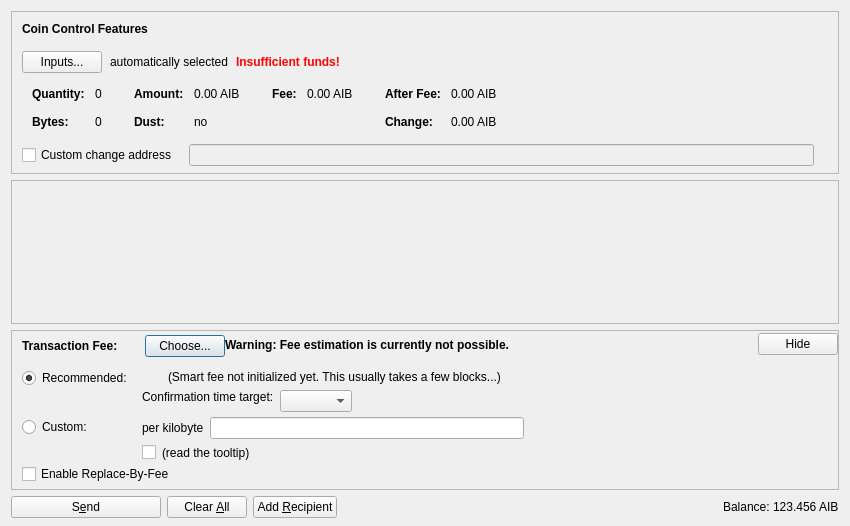
<?xml version="1.0" encoding="UTF-8"?>
<ui version="4.0">
 <class>SendCoinsDialog</class>
 <widget class="QDialog" name="SendCoinsDialog">
  <property name="geometry">
   <rect>
    <x>0</x>
    <y>0</y>
    <width>850</width>
    <height>526</height>
   </rect>
  </property>
  <property name="windowTitle">
   <string>Send Coins</string>
  </property>
  <layout class="QVBoxLayout" name="verticalLayout" stretch="0,1,0,0">
   <property name="bottomMargin">
    <number>8</number>
   </property>
   <item>
    <widget class="QFrame" name="frameCoinControl">
     <property name="sizePolicy">
      <sizepolicy hsizetype="Expanding" vsizetype="Expanding">
       <horstretch>0</horstretch>
       <verstretch>0</verstretch>
      </sizepolicy>
     </property>
     <property name="maximumSize">
      <size>
       <width>16777215</width>
       <height>16777215</height>
      </size>
     </property>
     <property name="frameShape">
      <enum>QFrame::StyledPanel</enum>
     </property>
     <property name="frameShadow">
      <enum>QFrame::Sunken</enum>
     </property>
     <layout class="QVBoxLayout" name="verticalLayoutCoinControl2">
      <property name="spacing">
       <number>0</number>
      </property>
      <property name="leftMargin">
       <number>0</number>
      </property>
      <property name="topMargin">
       <number>0</number>
      </property>
      <property name="rightMargin">
       <number>0</number>
      </property>
      <property name="bottomMargin">
       <number>6</number>
      </property>
      <item>
       <layout class="QVBoxLayout" name="verticalLayoutCoinControl" stretch="0,0,0,0,1">
        <property name="spacing">
         <number>0</number>
        </property>
        <property name="leftMargin">
         <number>10</number>
        </property>
        <property name="topMargin">
         <number>10</number>
        </property>
        <item>
         <layout class="QHBoxLayout" name="horizontalLayoutCoinControl1">
          <property name="bottomMargin">
           <number>15</number>
          </property>
          <item>
           <widget class="QLabel" name="labelCoinControlFeatures">
            <property name="sizePolicy">
             <sizepolicy hsizetype="Preferred" vsizetype="Maximum">
              <horstretch>0</horstretch>
              <verstretch>0</verstretch>
             </sizepolicy>
            </property>
            <property name="font">
             <font>
              <weight>75</weight>
              <bold>true</bold>
             </font>
            </property>
            <property name="styleSheet">
             <string notr="true">font-weight:bold;</string>
            </property>
            <property name="text">
             <string>Coin Control Features</string>
            </property>
           </widget>
          </item>
         </layout>
        </item>
        <item>
         <layout class="QHBoxLayout" name="horizontalLayoutCoinControl2" stretch="0,0,0,0">
          <property name="spacing">
           <number>8</number>
          </property>
          <property name="bottomMargin">
           <number>10</number>
          </property>
          <item>
           <widget class="QPushButton" name="pushButtonCoinControl">
            <property name="styleSheet">
             <string notr="true"/>
            </property>
            <property name="text">
             <string>Inputs...</string>
            </property>
            <property name="autoDefault">
             <bool>false</bool>
            </property>
           </widget>
          </item>
          <item>
           <widget class="QLabel" name="labelCoinControlAutomaticallySelected">
            <property name="text">
             <string>automatically selected</string>
            </property>
            <property name="margin">
             <number>5</number>
            </property>
           </widget>
          </item>
          <item>
           <widget class="QLabel" name="labelCoinControlInsuffFunds">
            <property name="font">
             <font>
              <weight>75</weight>
              <bold>true</bold>
             </font>
            </property>
            <property name="styleSheet">
             <string notr="true">color:red;font-weight:bold;</string>
            </property>
            <property name="text">
             <string>Insufficient funds!</string>
            </property>
            <property name="margin">
             <number>5</number>
            </property>
           </widget>
          </item>
          <item>
           <spacer name="horizontalSpacerCoinControl">
            <property name="orientation">
             <enum>Qt::Horizontal</enum>
            </property>
            <property name="sizeHint" stdset="0">
             <size>
              <width>40</width>
              <height>1</height>
             </size>
            </property>
           </spacer>
          </item>
         </layout>
        </item>
        <item>
         <widget class="QWidget" name="widgetCoinControl" native="true">
          <property name="sizePolicy">
           <sizepolicy hsizetype="Preferred" vsizetype="Preferred">
            <horstretch>0</horstretch>
            <verstretch>0</verstretch>
           </sizepolicy>
          </property>
          <property name="minimumSize">
           <size>
            <width>0</width>
            <height>0</height>
           </size>
          </property>
          <property name="styleSheet">
           <string notr="true"/>
          </property>
          <layout class="QHBoxLayout" name="horizontalLayoutCoinControl5">
           <property name="leftMargin">
            <number>0</number>
           </property>
           <property name="topMargin">
            <number>0</number>
           </property>
           <property name="rightMargin">
            <number>0</number>
           </property>
           <property name="bottomMargin">
            <number>0</number>
           </property>
           <item>
            <layout class="QHBoxLayout" name="horizontalLayoutCoinControl3" stretch="0,0,0,1">
             <property name="spacing">
              <number>20</number>
             </property>
             <property name="topMargin">
              <number>0</number>
             </property>
             <property name="bottomMargin">
              <number>10</number>
             </property>
             <item>
              <layout class="QFormLayout" name="formLayoutCoinControl1">
               <property name="horizontalSpacing">
                <number>10</number>
               </property>
               <property name="verticalSpacing">
                <number>14</number>
               </property>
               <property name="leftMargin">
                <number>10</number>
               </property>
               <property name="topMargin">
                <number>4</number>
               </property>
               <property name="rightMargin">
                <number>6</number>
               </property>
               <item row="0" column="0">
                <widget class="QLabel" name="labelCoinControlQuantityText">
                 <property name="font">
                  <font>
                   <weight>75</weight>
                   <bold>true</bold>
                  </font>
                 </property>
                 <property name="text">
                  <string>Quantity:</string>
                 </property>
                 <property name="margin">
                  <number>0</number>
                 </property>
                </widget>
               </item>
               <item row="0" column="1">
                <widget class="QLabel" name="labelCoinControlQuantity">
                 <property name="cursor">
                  <cursorShape>IBeamCursor</cursorShape>
                 </property>
                 <property name="contextMenuPolicy">
                  <enum>Qt::ActionsContextMenu</enum>
                 </property>
                 <property name="text">
                  <string notr="true">0</string>
                 </property>
                 <property name="margin">
                  <number>0</number>
                 </property>
                 <property name="textInteractionFlags">
                  <set>Qt::LinksAccessibleByMouse|Qt::TextSelectableByKeyboard|Qt::TextSelectableByMouse</set>
                 </property>
                </widget>
               </item>
               <item row="1" column="0">
                <widget class="QLabel" name="labelCoinControlBytesText">
                 <property name="font">
                  <font>
                   <weight>75</weight>
                   <bold>true</bold>
                  </font>
                 </property>
                 <property name="text">
                  <string>Bytes:</string>
                 </property>
                </widget>
               </item>
               <item row="1" column="1">
                <widget class="QLabel" name="labelCoinControlBytes">
                 <property name="cursor">
                  <cursorShape>IBeamCursor</cursorShape>
                 </property>
                 <property name="contextMenuPolicy">
                  <enum>Qt::ActionsContextMenu</enum>
                 </property>
                 <property name="text">
                  <string notr="true">0</string>
                 </property>
                 <property name="textInteractionFlags">
                  <set>Qt::LinksAccessibleByMouse|Qt::TextSelectableByKeyboard|Qt::TextSelectableByMouse</set>
                 </property>
                </widget>
               </item>
              </layout>
             </item>
             <item>
              <layout class="QFormLayout" name="formLayoutCoinControl2">
               <property name="horizontalSpacing">
                <number>10</number>
               </property>
               <property name="verticalSpacing">
                <number>14</number>
               </property>
               <property name="leftMargin">
                <number>6</number>
               </property>
               <property name="topMargin">
                <number>4</number>
               </property>
               <property name="rightMargin">
                <number>6</number>
               </property>
               <item row="0" column="0">
                <widget class="QLabel" name="labelCoinControlAmountText">
                 <property name="font">
                  <font>
                   <weight>75</weight>
                   <bold>true</bold>
                  </font>
                 </property>
                 <property name="text">
                  <string>Amount:</string>
                 </property>
                 <property name="margin">
                  <number>0</number>
                 </property>
                </widget>
               </item>
               <item row="0" column="1">
                <widget class="QLabel" name="labelCoinControlAmount">
                 <property name="cursor">
                  <cursorShape>IBeamCursor</cursorShape>
                 </property>
                 <property name="contextMenuPolicy">
                  <enum>Qt::ActionsContextMenu</enum>
                 </property>
                 <property name="text">
                  <string notr="true">0.00 AIB</string>
                 </property>
                 <property name="textInteractionFlags">
                  <set>Qt::LinksAccessibleByMouse|Qt::TextSelectableByKeyboard|Qt::TextSelectableByMouse</set>
                 </property>
                </widget>
               </item>
               <item row="1" column="0">
                <widget class="QLabel" name="labelCoinControlLowOutputText">
                 <property name="font">
                  <font>
                   <weight>75</weight>
                   <bold>true</bold>
                  </font>
                 </property>
                 <property name="text">
                  <string>Dust:</string>
                 </property>
                </widget>
               </item>
               <item row="1" column="1">
                <widget class="QLabel" name="labelCoinControlLowOutput">
                 <property name="cursor">
                  <cursorShape>IBeamCursor</cursorShape>
                 </property>
                 <property name="contextMenuPolicy">
                  <enum>Qt::ActionsContextMenu</enum>
                 </property>
                 <property name="text">
                  <string notr="true">no</string>
                 </property>
                 <property name="textInteractionFlags">
                  <set>Qt::LinksAccessibleByMouse|Qt::TextSelectableByKeyboard|Qt::TextSelectableByMouse</set>
                 </property>
                </widget>
               </item>
              </layout>
             </item>
             <item>
              <layout class="QFormLayout" name="formLayoutCoinControl3">
               <property name="horizontalSpacing">
                <number>10</number>
               </property>
               <property name="verticalSpacing">
                <number>14</number>
               </property>
               <property name="leftMargin">
                <number>6</number>
               </property>
               <property name="topMargin">
                <number>4</number>
               </property>
               <property name="rightMargin">
                <number>6</number>
               </property>
               <item row="0" column="0">
                <widget class="QLabel" name="labelCoinControlFeeText">
                 <property name="font">
                  <font>
                   <weight>75</weight>
                   <bold>true</bold>
                  </font>
                 </property>
                 <property name="text">
                  <string>Fee:</string>
                 </property>
                 <property name="margin">
                  <number>0</number>
                 </property>
                </widget>
               </item>
               <item row="0" column="1">
                <widget class="QLabel" name="labelCoinControlFee">
                 <property name="cursor">
                  <cursorShape>IBeamCursor</cursorShape>
                 </property>
                 <property name="contextMenuPolicy">
                  <enum>Qt::ActionsContextMenu</enum>
                 </property>
                 <property name="text">
                  <string notr="true">0.00 AIB</string>
                 </property>
                 <property name="textInteractionFlags">
                  <set>Qt::LinksAccessibleByMouse|Qt::TextSelectableByKeyboard|Qt::TextSelectableByMouse</set>
                 </property>
                </widget>
               </item>
              </layout>
             </item>
             <item>
              <layout class="QFormLayout" name="formLayoutCoinControl4">
               <property name="horizontalSpacing">
                <number>10</number>
               </property>
               <property name="verticalSpacing">
                <number>14</number>
               </property>
               <property name="leftMargin">
                <number>6</number>
               </property>
               <property name="topMargin">
                <number>4</number>
               </property>
               <property name="rightMargin">
                <number>6</number>
               </property>
               <item row="0" column="0">
                <widget class="QLabel" name="labelCoinControlAfterFeeText">
                 <property name="font">
                  <font>
                   <weight>75</weight>
                   <bold>true</bold>
                  </font>
                 </property>
                 <property name="text">
                  <string>After Fee:</string>
                 </property>
                 <property name="margin">
                  <number>0</number>
                 </property>
                </widget>
               </item>
               <item row="0" column="1">
                <widget class="QLabel" name="labelCoinControlAfterFee">
                 <property name="cursor">
                  <cursorShape>IBeamCursor</cursorShape>
                 </property>
                 <property name="contextMenuPolicy">
                  <enum>Qt::ActionsContextMenu</enum>
                 </property>
                 <property name="text">
                  <string notr="true">0.00 AIB</string>
                 </property>
                 <property name="textInteractionFlags">
                  <set>Qt::LinksAccessibleByMouse|Qt::TextSelectableByKeyboard|Qt::TextSelectableByMouse</set>
                 </property>
                </widget>
               </item>
               <item row="1" column="0">
                <widget class="QLabel" name="labelCoinControlChangeText">
                 <property name="font">
                  <font>
                   <weight>75</weight>
                   <bold>true</bold>
                  </font>
                 </property>
                 <property name="text">
                  <string>Change:</string>
                 </property>
                </widget>
               </item>
               <item row="1" column="1">
                <widget class="QLabel" name="labelCoinControlChange">
                 <property name="cursor">
                  <cursorShape>IBeamCursor</cursorShape>
                 </property>
                 <property name="contextMenuPolicy">
                  <enum>Qt::ActionsContextMenu</enum>
                 </property>
                 <property name="text">
                  <string notr="true">0.00 AIB</string>
                 </property>
                 <property name="textInteractionFlags">
                  <set>Qt::LinksAccessibleByMouse|Qt::TextSelectableByKeyboard|Qt::TextSelectableByMouse</set>
                 </property>
                </widget>
               </item>
              </layout>
             </item>
            </layout>
           </item>
          </layout>
         </widget>
        </item>
        <item>
         <layout class="QHBoxLayout" name="horizontalLayoutCoinControl4" stretch="0,0,0">
          <property name="spacing">
           <number>12</number>
          </property>
          <property name="sizeConstraint">
           <enum>QLayout::SetDefaultConstraint</enum>
          </property>
          <property name="topMargin">
           <number>5</number>
          </property>
          <property name="rightMargin">
           <number>5</number>
          </property>
          <item>
           <widget class="QCheckBox" name="checkBoxCoinControlChange">
            <property name="toolTip">
             <string>If this is activated, but the change address is empty or invalid, change will be sent to a newly generated address.</string>
            </property>
            <property name="text">
             <string>Custom change address</string>
            </property>
           </widget>
          </item>
          <item>
           <widget class="QValidatedLineEdit" name="lineEditCoinControlChange">
            <property name="enabled">
             <bool>false</bool>
            </property>
            <property name="sizePolicy">
             <sizepolicy hsizetype="Expanding" vsizetype="Fixed">
              <horstretch>0</horstretch>
              <verstretch>0</verstretch>
             </sizepolicy>
            </property>
           </widget>
          </item>
          <item>
           <widget class="QLabel" name="labelCoinControlChangeLabel">
            <property name="sizePolicy">
             <sizepolicy hsizetype="Preferred" vsizetype="Expanding">
              <horstretch>0</horstretch>
              <verstretch>0</verstretch>
             </sizepolicy>
            </property>
            <property name="minimumSize">
             <size>
              <width>0</width>
              <height>0</height>
             </size>
            </property>
            <property name="text">
             <string/>
            </property>
            <property name="margin">
             <number>3</number>
            </property>
           </widget>
          </item>
         </layout>
        </item>
        <item>
         <spacer name="verticalSpacerCoinControl">
          <property name="orientation">
           <enum>Qt::Vertical</enum>
          </property>
          <property name="sizeHint" stdset="0">
           <size>
            <width>800</width>
            <height>1</height>
           </size>
          </property>
         </spacer>
        </item>
       </layout>
      </item>
     </layout>
    </widget>
   </item>
   <item>
    <widget class="QScrollArea" name="scrollArea">
     <property name="widgetResizable">
      <bool>true</bool>
     </property>
     <widget class="QWidget" name="scrollAreaWidgetContents">
      <property name="geometry">
       <rect>
        <x>0</x>
        <y>0</y>
        <width>830</width>
        <height>104</height>
       </rect>
      </property>
      <layout class="QVBoxLayout" name="verticalLayout_2" stretch="0,1">
       <property name="leftMargin">
        <number>0</number>
       </property>
       <property name="topMargin">
        <number>0</number>
       </property>
       <property name="rightMargin">
        <number>0</number>
       </property>
       <property name="bottomMargin">
        <number>0</number>
       </property>
       <item>
        <layout class="QVBoxLayout" name="entries">
         <property name="spacing">
          <number>6</number>
         </property>
        </layout>
       </item>
       <item>
        <spacer name="verticalSpacer">
         <property name="orientation">
          <enum>Qt::Vertical</enum>
         </property>
         <property name="sizeHint" stdset="0">
          <size>
           <width>20</width>
           <height>40</height>
          </size>
         </property>
        </spacer>
       </item>
      </layout>
     </widget>
    </widget>
   </item>
   <item>
    <widget class="QFrame" name="frameFee">
     <property name="sizePolicy">
      <sizepolicy hsizetype="Expanding" vsizetype="Expanding">
       <horstretch>0</horstretch>
       <verstretch>0</verstretch>
      </sizepolicy>
     </property>
     <property name="maximumSize">
      <size>
       <width>16777215</width>
       <height>16777215</height>
      </size>
     </property>
     <property name="frameShape">
      <enum>QFrame::StyledPanel</enum>
     </property>
     <property name="frameShadow">
      <enum>QFrame::Sunken</enum>
     </property>
     <layout class="QVBoxLayout" name="verticalLayoutFee1">
      <property name="spacing">
       <number>0</number>
      </property>
      <property name="leftMargin">
       <number>0</number>
      </property>
      <property name="topMargin">
       <number>0</number>
      </property>
      <property name="rightMargin">
       <number>0</number>
      </property>
      <property name="bottomMargin">
       <number>0</number>
      </property>
      <item>
       <layout class="QVBoxLayout" name="verticalLayoutFee2" stretch="0,0,0">
        <property name="spacing">
         <number>0</number>
        </property>
        <property name="leftMargin">
         <number>10</number>
        </property>
        <property name="topMargin">
         <number>0</number>
        </property>
        <item>
         <layout class="QHBoxLayout" name="horizontalLayoutFee1">
          <property name="bottomMargin">
           <number>0</number>
          </property>
          <item>
           <layout class="QVBoxLayout" name="verticalLayoutFee7">
            <property name="spacing">
             <number>0</number>
            </property>
            <item>
             <spacer name="verticalSpacerSmartFee">
              <property name="orientation">
               <enum>Qt::Vertical</enum>
              </property>
              <property name="sizeType">
               <enum>QSizePolicy::Fixed</enum>
              </property>
              <property name="sizeHint" stdset="0">
               <size>
                <width>1</width>
                <height>4</height>
               </size>
              </property>
             </spacer>
            </item>
            <item>
             <layout class="QHBoxLayout" name="horizontalLayoutSmartFee">
              <property name="spacing">
               <number>10</number>
              </property>
              <item>
               <widget class="QLabel" name="labelFeeHeadline">
                <property name="sizePolicy">
                 <sizepolicy hsizetype="Preferred" vsizetype="Maximum">
                  <horstretch>0</horstretch>
                  <verstretch>0</verstretch>
                 </sizepolicy>
                </property>
                <property name="font">
                 <font>
                  <weight>75</weight>
                  <bold>true</bold>
                 </font>
                </property>
                <property name="styleSheet">
                 <string notr="true">font-weight:bold;</string>
                </property>
                <property name="text">
                 <string>Transaction Fee:</string>
                </property>
               </widget>
              </item>
              <item>
               <widget class="QLabel" name="labelFeeMinimized">
                <property name="text">
                 <string/>
                </property>
               </widget>
              </item>
              <item>
               <widget class="QPushButton" name="buttonChooseFee">
                <property name="text">
                 <string>Choose...</string>
                </property>
               </widget>
              </item>
             </layout>
            </item>
            <item>
             <spacer name="verticalSpacer_5">
              <property name="orientation">
               <enum>Qt::Vertical</enum>
              </property>
              <property name="sizeHint" stdset="0">
               <size>
                <width>1</width>
                <height>1</height>
               </size>
              </property>
             </spacer>
            </item>
           </layout>
          </item>
          <item>
           <widget class="QLabel" name="fallbackFeeWarningLabel">
            <property name="toolTip">
             <string>Using the fallbackfee can result in sending a transaction that will take several hours or days (or never) to confirm. Consider choosing your fee manually or wait until you have validated the complete chain.</string>
            </property>
            <property name="font">
            <font>
                <weight>75</weight>
                <bold>true</bold>
            </font>
            </property>
            <property name="text">
             <string>Warning: Fee estimation is currently not possible.</string>
            </property>
            <property name="wordWrap">
             <bool>false</bool>
            </property>
           </widget>
          </item>
          <item>
           <spacer name="horizontalSpacer_4">
            <property name="orientation">
             <enum>Qt::Horizontal</enum>
            </property>
            <property name="sizeType">
             <enum>QSizePolicy::MinimumExpanding</enum>
            </property>
            <property name="sizeHint" stdset="0">
             <size>
              <width>40</width>
              <height>20</height>
             </size>
            </property>
           </spacer>
          </item>
          <item>
           <widget class="QPushButton" name="buttonMinimizeFee">
            <property name="toolTip">
             <string>collapse fee-settings</string>
            </property>
            <property name="text">
             <string>Hide</string>
            </property>
           </widget>
          </item>
         </layout>
        </item>
        <item>
         <widget class="QFrame" name="frameFeeSelection">
          <layout class="QVBoxLayout" name="verticalLayoutFee12">
           <property name="spacing">
            <number>0</number>
           </property>
           <property name="leftMargin">
            <number>0</number>
           </property>
           <property name="topMargin">
            <number>0</number>
           </property>
           <property name="rightMargin">
            <number>0</number>
           </property>
           <property name="bottomMargin">
            <number>0</number>
           </property>
           <item>
            <layout class="QGridLayout" name="gridLayoutFee">
             <property name="topMargin">
              <number>10</number>
             </property>
             <property name="bottomMargin">
              <number>4</number>
             </property>
             <property name="horizontalSpacing">
              <number>10</number>
             </property>
             <property name="verticalSpacing">
              <number>4</number>
             </property>
             <item row="1" column="1">
              <layout class="QVBoxLayout" name="verticalLayoutFee8">
               <property name="spacing">
                <number>6</number>
               </property>
               <item>
                <layout class="QHBoxLayout" name="horizontalLayoutFee13">
                 <item>
                  <widget class="QLabel" name="labelCustomPerKilobyte">
                   <property name="toolTip">
                    <string>Specify a custom fee per kB (1,000 bytes) of the transaction's virtual size.

Note:  Since the fee is calculated on a per-byte basis, a fee of "100 satoshis per kB" for a transaction size of 500 bytes (half of 1 kB) would ultimately yield a fee of only 50 satoshis.</string>
                   </property>
                   <property name="text">
                    <string>per kilobyte</string>
                   </property>
                  </widget>
                 </item>
                 <item>
                  <widget class="BitcoinAmountField" name="customFee"/>
                 </item>
                 <item>
                  <spacer name="horizontalSpacer_6">
                   <property name="orientation">
                    <enum>Qt::Horizontal</enum>
                   </property>
                   <property name="sizeHint" stdset="0">
                    <size>
                     <width>1</width>
                     <height>1</height>
                    </size>
                   </property>
                  </spacer>
                 </item>
                </layout>
               </item>
               <item>
                <layout class="QHBoxLayout" name="horizontalLayoutFee8">
                 <item>
                  <widget class="QCheckBox" name="checkBoxMinimumFee">
                   <property name="toolTip">
                    <string>Paying only the minimum fee is just fine as long as there is less transaction volume than space in the blocks. But be aware that this can end up in a never confirming transaction once there is more demand for bitcoin transactions than the network can process.</string>
                   </property>
                   <property name="text">
                    <string/>
                   </property>
                  </widget>
                 </item>
                 <item>
                  <widget class="QLabel" name="labelMinFeeWarning">
                   <property name="enabled">
                    <bool>true</bool>
                   </property>
                   <property name="toolTip">
                    <string>Paying only the minimum fee is just fine as long as there is less transaction volume than space in the blocks. But be aware that this can end up in a never confirming transaction once there is more demand for bitcoin transactions than the network can process.</string>
                   </property>
                   <property name="text">
                    <string>(read the tooltip)</string>
                   </property>
                   <property name="margin">
                    <number>5</number>
                   </property>
                  </widget>
                 </item>
                 <item>
                  <spacer name="horizontalSpacer_2">
                   <property name="orientation">
                    <enum>Qt::Horizontal</enum>
                   </property>
                   <property name="sizeHint" stdset="0">
                    <size>
                     <width>1</width>
                     <height>1</height>
                    </size>
                   </property>
                  </spacer>
                 </item>
                </layout>
               </item>
              </layout>
             </item>
             <item row="0" column="0">
              <layout class="QVBoxLayout" name="verticalLayoutFee4" stretch="0,1">
               <item>
                <widget class="QRadioButton" name="radioSmartFee">
                 <property name="text">
                  <string>Recommended:</string>
                 </property>
                 <property name="checked">
                  <bool>true</bool>
                 </property>
                 <attribute name="buttonGroup">
                  <string notr="true">groupFee</string>
                 </attribute>
                </widget>
               </item>
               <item>
                <spacer name="verticalSpacer_2">
                 <property name="orientation">
                  <enum>Qt::Vertical</enum>
                 </property>
                 <property name="sizeHint" stdset="0">
                  <size>
                   <width>1</width>
                   <height>1</height>
                  </size>
                 </property>
                </spacer>
               </item>
              </layout>
             </item>
             <item row="1" column="0">
              <layout class="QVBoxLayout" name="verticalLayoutFee9" stretch="0,1">
               <item>
                <widget class="QRadioButton" name="radioCustomFee">
                 <property name="text">
                  <string>Custom:</string>
                 </property>
                 <attribute name="buttonGroup">
                  <string notr="true">groupFee</string>
                 </attribute>
                </widget>
               </item>
               <item>
                <spacer name="verticalSpacer_6">
                 <property name="orientation">
                  <enum>Qt::Vertical</enum>
                 </property>
                 <property name="sizeHint" stdset="0">
                  <size>
                   <width>1</width>
                   <height>1</height>
                  </size>
                 </property>
                </spacer>
               </item>
              </layout>
             </item>
             <item row="0" column="1">
              <layout class="QVBoxLayout" name="verticalLayoutFee3" stretch="0,0,1">
               <property name="spacing">
                <number>6</number>
               </property>
               <property name="topMargin">
                <number>2</number>
               </property>
               <item>
                <layout class="QHBoxLayout" name="horizontalLayoutFee12">
                 <item>
                  <widget class="QLabel" name="labelSmartFee">
                   <property name="text">
                    <string/>
                   </property>
                   <property name="margin">
                    <number>2</number>
                   </property>
                  </widget>
                 </item>
                 <item>
                  <widget class="QLabel" name="labelFeeEstimation">
                   <property name="text">
                    <string/>
                   </property>
                  </widget>
                 </item>
                 <item>
                  <widget class="QLabel" name="labelSmartFee2">
                   <property name="text">
                    <string>(Smart fee not initialized yet. This usually takes a few blocks...)</string>
                   </property>
                   <property name="margin">
                    <number>2</number>
                   </property>
                  </widget>
                 </item>
                 <item>
                  <spacer name="horizontalSpacer_5">
                   <property name="orientation">
                    <enum>Qt::Horizontal</enum>
                   </property>
                   <property name="sizeHint" stdset="0">
                    <size>
                     <width>1</width>
                     <height>1</height>
                    </size>
                   </property>
                  </spacer>
                 </item>
                </layout>
               </item>
               <item>
                <layout class="QHBoxLayout" name="horizontalLayoutFee9">
                 <item>
                  <layout class="QVBoxLayout" name="verticalLayoutFee6">
                   <item>
                    <widget class="QLabel" name="labelSmartFee3">
                     <property name="text">
                      <string>Confirmation time target:</string>
                     </property>
                     <property name="margin">
                      <number>2</number>
                     </property>
                    </widget>
                   </item>
                   <item>
                    <spacer name="verticalSpacer_3">
                     <property name="orientation">
                      <enum>Qt::Vertical</enum>
                     </property>
                     <property name="sizeHint" stdset="0">
                      <size>
                       <width>1</width>
                       <height>1</height>
                      </size>
                     </property>
                    </spacer>
                   </item>
                  </layout>
                 </item>
                 <item>
                  <layout class="QVBoxLayout" name="verticalLayoutFee5">
                   <property name="rightMargin">
                    <number>30</number>
                   </property>
                   <item>
                    <layout class="QHBoxLayout" name="horizontalLayoutConfTarget">
                     <property name="bottomMargin">
                      <number>0</number>
                     </property>
                     <item>
                      <widget class="QComboBox" name="confTargetSelector"/>
                     </item>
                     <item>
                      <spacer name="horizontalSpacerConfTarget">
                       <property name="orientation">
                        <enum>Qt::Horizontal</enum>
                       </property>
                       <property name="sizeHint" stdset="0">
                        <size>
                         <width>40</width>
                         <height>20</height>
                        </size>
                       </property>
                      </spacer>
                     </item>
                    </layout>
                   </item>
                  </layout>
                 </item>
                </layout>
               </item>
               <item>
                <spacer name="verticalSpacer_4">
                 <property name="orientation">
                  <enum>Qt::Vertical</enum>
                 </property>
                 <property name="sizeHint" stdset="0">
                  <size>
                   <width>1</width>
                   <height>1</height>
                  </size>
                 </property>
                </spacer>
               </item>
              </layout>
             </item>
            </layout>
           </item>
           <item>
            <widget class="QCheckBox" name="optInRBF">
             <property name="text">
              <string>Enable Replace-By-Fee</string>
             </property>
             <property name="toolTip">
              <string>With Replace-By-Fee (BIP-125) you can increase a transaction's fee after it is sent. Without this, a higher fee may be recommended to compensate for increased transaction delay risk.</string>
             </property>
            </widget>
           </item>
          </layout>
         </widget>
        </item>
        <item>
         <spacer name="verticalSpacerFee">
          <property name="orientation">
           <enum>Qt::Vertical</enum>
          </property>
          <property name="sizeHint" stdset="0">
           <size>
            <width>40</width>
            <height>5</height>
           </size>
          </property>
         </spacer>
        </item>
       </layout>
      </item>
     </layout>
    </widget>
   </item>
   <item>
    <layout class="QHBoxLayout" name="horizontalLayout">
     <item>
      <widget class="QPushButton" name="sendButton">
       <property name="minimumSize">
        <size>
         <width>150</width>
         <height>0</height>
        </size>
       </property>
       <property name="toolTip">
        <string>Confirm the send action</string>
       </property>
       <property name="text">
        <string>S&amp;end</string>
       </property>
       <property name="icon">
        <iconset resource="../bitcoin.qrc">
         <normaloff>:/icons/send</normaloff>:/icons/send</iconset>
       </property>
       <property name="autoDefault">
        <bool>false</bool>
       </property>
       <property name="default">
        <bool>false</bool>
       </property>
      </widget>
     </item>
     <item>
      <widget class="QPushButton" name="clearButton">
       <property name="sizePolicy">
        <sizepolicy hsizetype="Minimum" vsizetype="Fixed">
         <horstretch>0</horstretch>
         <verstretch>0</verstretch>
        </sizepolicy>
       </property>
       <property name="toolTip">
        <string>Clear all fields of the form.</string>
       </property>
       <property name="text">
        <string>Clear &amp;All</string>
       </property>
       <property name="icon">
        <iconset resource="../bitcoin.qrc">
         <normaloff>:/icons/remove</normaloff>:/icons/remove</iconset>
       </property>
       <property name="autoDefault">
        <bool>false</bool>
       </property>
      </widget>
     </item>
     <item>
      <widget class="QPushButton" name="addButton">
       <property name="toolTip">
        <string>Send to multiple recipients at once</string>
       </property>
       <property name="text">
        <string>Add &amp;Recipient</string>
       </property>
       <property name="icon">
        <iconset resource="../bitcoin.qrc">
         <normaloff>:/icons/add</normaloff>:/icons/add</iconset>
       </property>
       <property name="autoDefault">
        <bool>false</bool>
       </property>
      </widget>
     </item>
     <item>
      <spacer name="horizontalSpacer">
       <property name="orientation">
        <enum>Qt::Horizontal</enum>
       </property>
       <property name="sizeHint" stdset="0">
        <size>
         <width>40</width>
         <height>20</height>
        </size>
       </property>
      </spacer>
     </item>
     <item>
      <layout class="QHBoxLayout" name="horizontalLayout_2">
       <property name="spacing">
        <number>3</number>
       </property>
       <item>
        <widget class="QLabel" name="label">
         <property name="sizePolicy">
          <sizepolicy hsizetype="Preferred" vsizetype="Fixed">
           <horstretch>0</horstretch>
           <verstretch>0</verstretch>
          </sizepolicy>
         </property>
         <property name="text">
          <string>Balance:</string>
         </property>
        </widget>
       </item>
       <item>
        <widget class="QLabel" name="labelBalance">
         <property name="sizePolicy">
          <sizepolicy hsizetype="Preferred" vsizetype="Fixed">
           <horstretch>0</horstretch>
           <verstretch>0</verstretch>
          </sizepolicy>
         </property>
         <property name="cursor">
          <cursorShape>IBeamCursor</cursorShape>
         </property>
         <property name="text">
          <string notr="true">123.456 AIB</string>
         </property>
         <property name="textInteractionFlags">
          <set>Qt::LinksAccessibleByMouse|Qt::TextSelectableByKeyboard|Qt::TextSelectableByMouse</set>
         </property>
        </widget>
       </item>
      </layout>
     </item>
    </layout>
   </item>
  </layout>
 </widget>
 <customwidgets>
  <customwidget>
   <class>QValidatedLineEdit</class>
   <extends>QLineEdit</extends>
   <header>qt/qvalidatedlineedit.h</header>
  </customwidget>
  <customwidget>
   <class>BitcoinAmountField</class>
   <extends>QLineEdit</extends>
   <header>qt/bitcoinamountfield.h</header>
   <container>1</container>
  </customwidget>
 </customwidgets>
 <resources>
  <include location="../bitcoin.qrc"/>
 </resources>
 <connections/>
 <buttongroups>
  <buttongroup name="groupFee"/>
 </buttongroups>
</ui>
